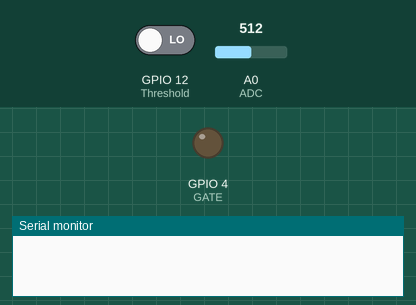
The sketch below on a simulated ESP8266 (NodeMCU). On the bench: output pins drawn as LEDs (lit = HIGH), the last lines printed to the serial monitor. Inputs (shaded band) come from the test bench; at power-on: GPIO 12 (Threshold) LOW, A0 (ADC) = 512. WiFi joins after 1.5 s; servers stay silent unless stated.

Above: at 0.1 s.
At 1.6 s:
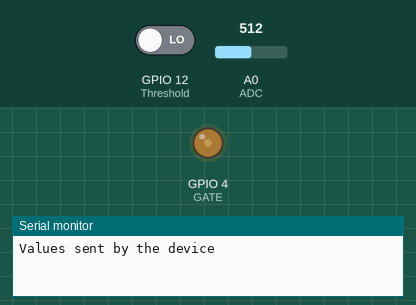
At 90.1 s:
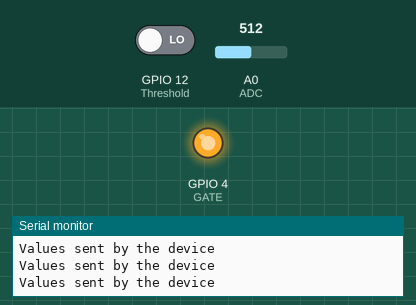
Timing chart, 0 to 91.6 s (numbered marks = the images above):
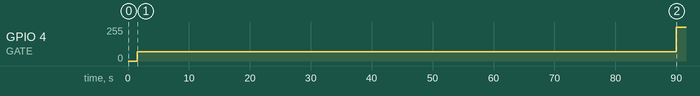

Measured:
- by itself, GPIO 4 (GATE): 71/255 → 255/255 at 90.0 s

The sketch:

capteur.ino
```cpp
#include <ArduinoOTA.h>
#include <ESP8266WiFi.h>
#include "Ubidots.h"

const char* UBIDOTS_TOKEN = "BBFF-Zwa18gDt0RRhwIwn8lwNuMRnGJJiAM";
const char* ssid = "samyPC";
const char* password = "123456789";

#define GATE 4
#define ADC A0
#define Threshold 12

unsigned long currentMillis(0), lastMillis(0), lastMillis1(0);
float analogReading(0);
int percent(0);
bool threshold(0);
bool isHIGH = false;

Ubidots ubidots(UBIDOTS_TOKEN, UBI_HTTP);


void setup() {
  WiFi.mode(WIFI_STA);
  WiFi.begin(ssid, password);
  while (WiFi.waitForConnectResult() != WL_CONNECTED)
  {
    delay(1000);
    ESP.restart();
  }
  ArduinoOTA.begin();

  pinMode(GATE, OUTPUT);
  pinMode(ADC, INPUT);
  pinMode(Threshold, INPUT);

  analogWrite(GATE, 71);

}

void loop() {
  ArduinoOTA.handle();

  currentMillis = millis();

  if (currentMillis - lastMillis >= 1000 && isHIGH == false) {
    analogReading = analogRead(ADC);
    percent = analogReading * 0.09765625;
    threshold = digitalRead(Threshold);

    ubidots.add("Gaz level", percent);// Change for your variable name
    ubidots.add("threshold", threshold);

    bool bufferSent = false;
    bufferSent = ubidots.send();

    if (bufferSent) {
      Serial.println("Values sent by the device");
    }
    lastMillis = currentMillis;
  }

  if (isHIGH == true) {
    if (currentMillis - lastMillis1 >= 60000) {
      analogWrite(GATE, 71);
      isHIGH = false;
      lastMillis1 = currentMillis;
    }
  }
  else {
    if (currentMillis - lastMillis1 >= 90000) {
      analogWrite(GATE, 255);
      isHIGH = true;
      lastMillis1 = currentMillis;
    }
  }
}
```
